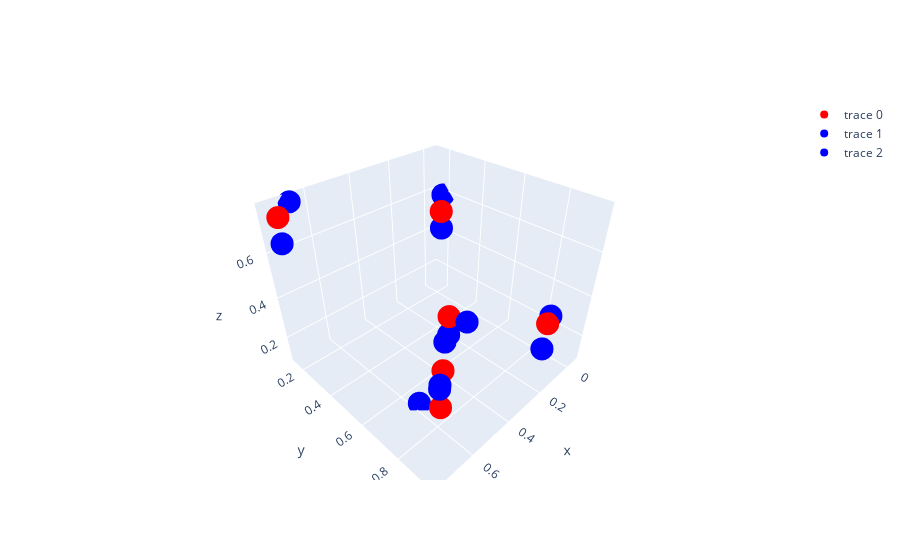

Notebook code cell kept with this figure:
### Markdown cell above
## The cell right below is to plot the sys. which has the lowest energy under the condition defined above - using interactive: version 1

### Code cell
#split OXYGEN atoms in red, HYDROGEN atoms in blue
xall=[]
yall=[]
zall=[]
for i in range(int(len(rall))):
    xall.append(float(rall[i][0])*1e9)
    yall.append(float(rall[i][1])*1e9)
    zall.append(float(rall[i][2])*1e9)
#print('xall:',xall)
print('potl_E_sum:',potl_E_sum, 'J')

#-------plot------3D-coord of the lowest E_energy-------
#plot the lowest E atoms posi.(interactive)
fig = make_subplots()
O_atoms = go.Scatter3d(x=xall[::3], y=yall[::3], z=zall[::3],mode='markers',marker = {'color' : 'red'})
H_atoms01 = go.Scatter3d(x=xall[1::3], y=yall[1::3], z=zall[1::3],mode='markers',marker = {'color' : 'blue'})
H_atoms02 = go.Scatter3d(x=xall[2::3], y=yall[2::3], z=zall[2::3],mode='markers',marker = {'color' : 'blue'})

fig.add_trace(O_atoms)
fig.add_trace(H_atoms01)
fig.add_trace(H_atoms02)

fig.show()

### Figure 1 — Plotly figure (JSON) as saved in the notebook; plotly's stock layout.template omitted (floating-point values rounded to 4 significant figures)
{"data": [{"marker": {"color": "red"}, "mode": "markers", "type": "scatter3d", "x": [0.01446, 0.1513, 0.5598, 0.3137, 0.7563, 0.584], "y": [0.238, 0.9231, 0.7728, 0.5777, 0.1963, 0.8062], "z": [0.5452, 0.3706, 0.1226, 0.3012, 0.7595, 0.3534]}, {"marker": {"color": "blue"}, "mode": "markers", "type": "scatter3d", "x": [-0.05197, 0.1995, 0.561, 0.3137, 0.7643, 0.5443], "y": [0.1837, 0.9437, 0.7686, 0.5775, 0.2019, 0.775], "z": [0.5877, 0.2905, 0.2183, 0.2054, 0.6642, 0.4348]}, {"marker": {"color": "blue"}, "mode": "markers", "type": "scatter3d", "x": [-0.0007745, 0.0679, 0.584, 0.3111, 0.679, 0.656], "y": [0.2256, 0.8874, 0.6845, 0.6705, 0.1417, 0.8626], "z": [0.4515, 0.3399, 0.09449, 0.325, 0.7739, 0.3819]}], "layout": {"xaxis": {"anchor": "y", "domain": [0, 1]}, "yaxis": {"anchor": "x", "domain": [0, 1]}}}
